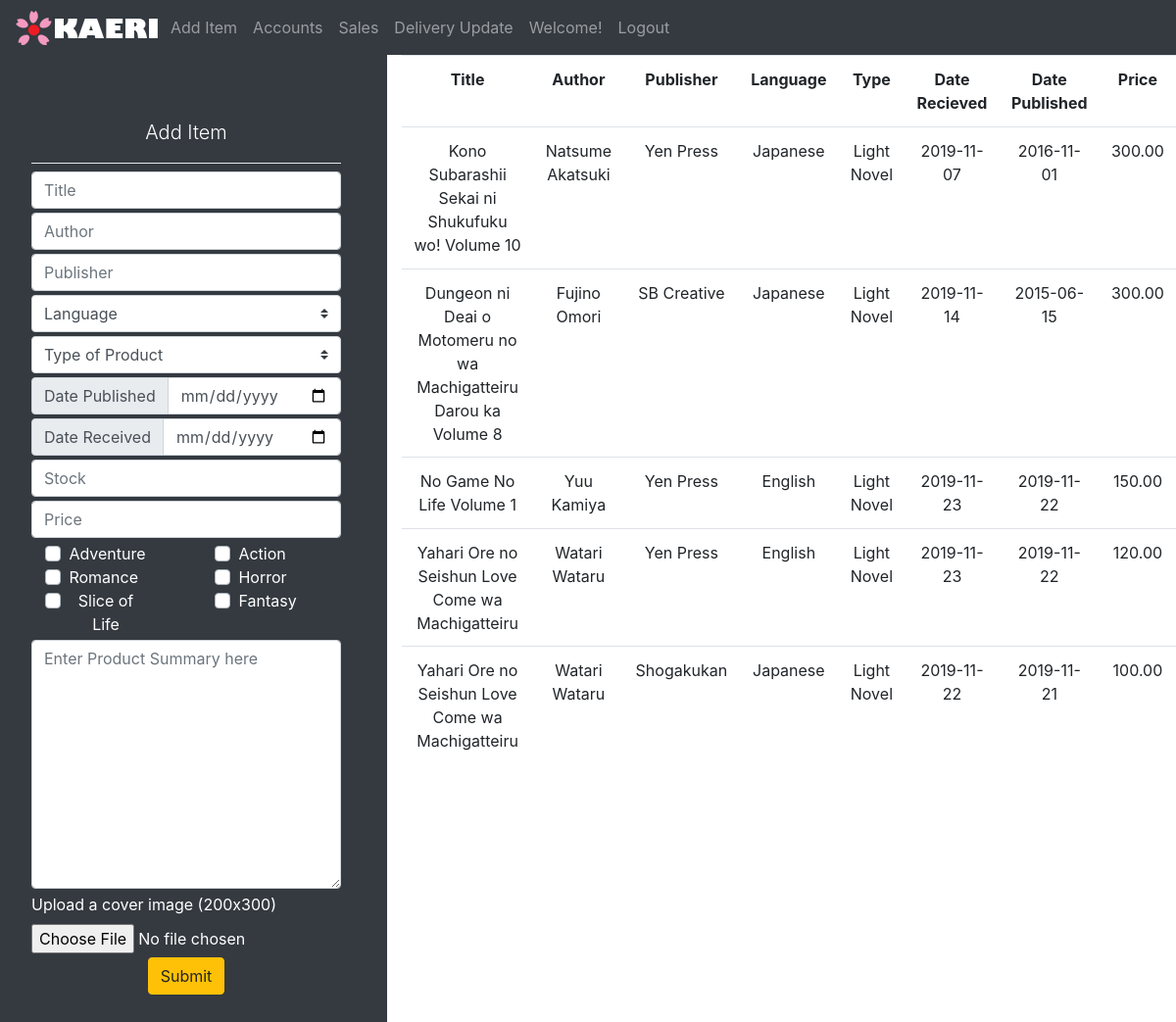
The page /admin (signed in) on the database as committed earlier.
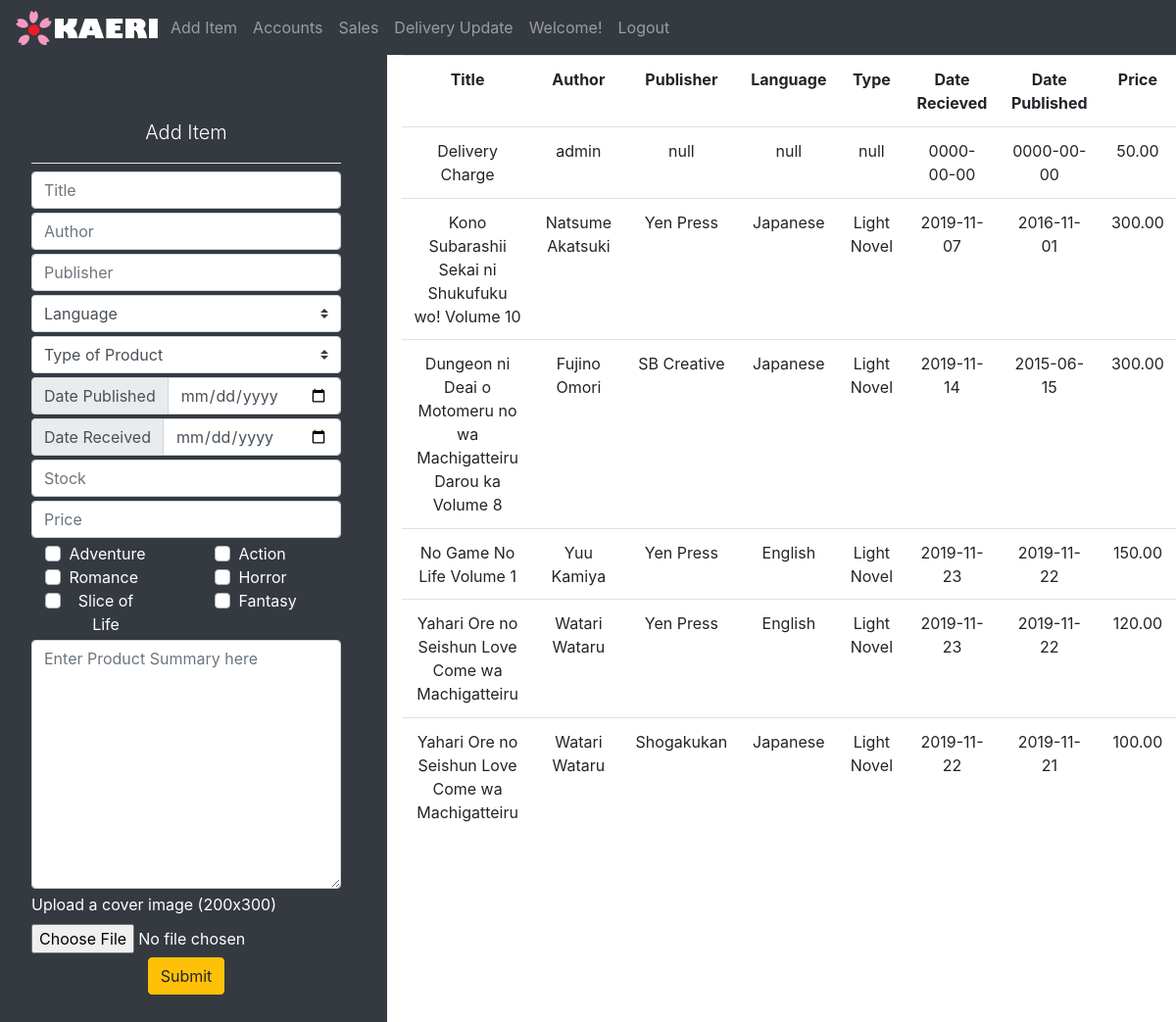
The same page on the database as committed later.
### tables this page shows
CREATE TABLE `products` (
  `productID` int(11) NOT NULL,
  `productTitle` varchar(100) NOT NULL,
  `productAuthor` varchar(20) NOT NULL,
  `productPublisher` varchar(30) NOT NULL,
  `productType` varchar(11) NOT NULL,
  `productLanguage` varchar(20) NOT NULL,
  `productDateReceived` date NOT NULL,
  `productDatePublished` date NOT NULL,
  `productGenre` varchar(100) DEFAULT NULL,
  `productImage` varchar(150) NOT NULL,
  `productStock` int(3) NOT NULL,
  `productPrice` double(11,2) NOT NULL,
  `productDescription` varchar(1024) NOT NULL
);

### admin/index.php (the view, shortened to what the changed rows need)
<?php
include('../connection.php');
?>
<!DOCTYPE html>
<html lang="en">
<head>
    <?php include('css.php');?>
</head>
<body>
<?php include('nav.php');?>
    <section class="row">
        <div id="tables" class="table table-responsive col-xl-8">
            <table class="table text-center">
                <tr>
                    <th>Title</th>
                    <th>Author</th>
                    <th>Publisher</th>
                    <th>Language</th>
                    <th>Type</th>
                    <th>Date Recieved</th>
                    <th>Date Published</th>
                    <th>Price</th>
                </tr>
                <?php
                  $sql = "SELECT productTitle, productAuthor, productPublisher,
                    productLanguage, productType, productDateReceived, productDatePublished, productPrice FROM products";
                  $result = mysqli_query($connection,$sql);
                  if($result->num_rows >0){
                    while($row = $result->fetch_assoc()){
                      echo '<tr><td><center>' .$row["productTitle"]. '</center></td>
                      <td><center>' .$row["productAuthor"]. '</div></center></td>
                      <td><center>' .$row["productPublisher"]. '</div> </center></td>
                      <td><center>' .$row["productLanguage"]. '</center></td>
                      <td><center>' .$row["productType"]. '</div> </center></td>
                      <td><center>' .$row["productDateReceived"]. '</center></td>
                      <td><center>' .$row["productDatePublished"]. '</div> </center></td>
                      <td><center>' .$row["productPrice"]. '</div> </center></td><tr>';
                    }
                  }
                ?>
    </section>
</body>
</html>

Rows that differ between the two databases and show on the page:
added products: productTitle "Delivery Charge", productAuthor "admin", productPublisher "null", productLanguage "null", productType "null", productDateReceived "0000-00-00", productDatePublished "0000-00-00", productPrice "50.00"
